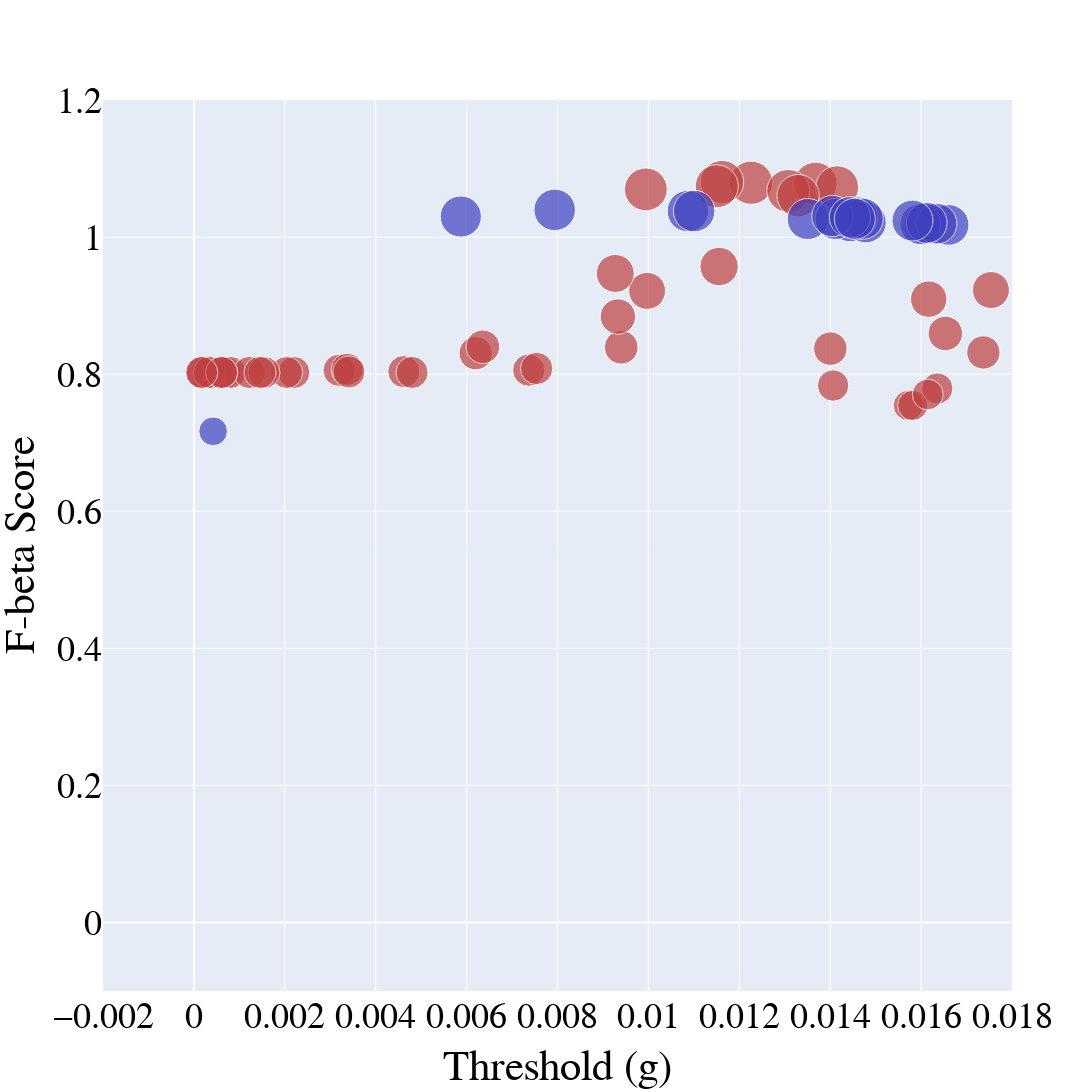

The notebook cell saved with this chart:
### Code cell
import plotly.graph_objects as go
import numpy as np

# Function to map a value in [1, 65] to a saturation percentage between 30% and 100%
def value_to_saturation(val, min_val=1, max_val=65, min_sat=0.5, max_sat=1.0, gamma=2):
    """
    Normalize the value to [0, 1], then apply a gamma transformation
    to obtain a non-linear mapping, and finally scale to [min_sat, max_sat].
    """
    norm = (val - min_val) / (max_val - min_val)
    sat = min_sat + (norm ** gamma) * (max_sat - min_sat)
    return round(sat * 100, 1)  # Return as percentage

# For R_PRE (red): use hue=0 and apply the saturation mapping to each third-column value
colors_red = [f'hsl(0, {value_to_saturation(val)}%, 50%)' for val in R_PRE[:, 2]]

# For R_ONB (blue): use hue=240 and apply the saturation mapping to each third-column value
colors_blue = [f'hsl(240, {value_to_saturation(val)}%, 50%)' for val in R_ONB[:, 2]]

# Font customization variables
font_family = "Times New Roman"
font_size = 36
font_color = "black"

# Create figure object
fig = go.Figure()

# Add first dataset R_PRE (red)
fig.add_trace(go.Scatter(
    x=R_PRE[:, 0],       # x-axis: threshold (first column)
    y=R_PRE[:, 2],       # y-axis: duration (second column)
    mode='markers',      # markers only
    marker=dict(
        size=R_PRE[:, 2] * 40,  # marker size scaled from the third column values
        color=colors_red        # marker color with saturation based on non-linear mapping
    ),
    name='R_PRE'
))

# Add second dataset R_ONB (blue)
fig.add_trace(go.Scatter(
    x=R_ONB[:, 0],       # x-axis: threshold (first column)
    y=R_ONB[:, 2],       # y-axis: duration (second column)
    mode='markers',      # markers only
    marker=dict(
        size=R_ONB[:, 2] * 40,  # marker size scaled from the third column values
        color=colors_blue       # marker color with saturation based on non-linear mapping
    ),
    name='R_ONB'
))

# Update overall layout: set font, square canvas, axis labels, and hide legend
fig.update_layout(
    font=dict(
        family=font_family,
        size=font_size,
        color=font_color
    ),
    width=1600,
    height=1600,
    showlegend=False,
    xaxis_title="Threshold (g)",
    yaxis_title="F-beta Score"
)

# Update x-axis range and tick font
fig.update_xaxes(
    range=[-0.002, 0.018],
    tickfont=dict(family=font_family, size=font_size, color=font_color)
)

# Update y-axis range and tick font
fig.update_yaxes(
    range=[-0.1, 1.2],
    tickfont=dict(family=font_family, size=font_size, color=font_color)
)

# save the plot as png
# fig.write_image("Threshold-F_beta.png")

# Show plot
fig.show()

### Figure 1 — Plotly figure (JSON) as saved in the notebook; plotly's stock layout.template omitted (floating-point values rounded to 4 significant figures)
{"data": [{"marker": {"color": ["hsl(0, 50.0%, 50%)", "hsl(0, 50.0%, 50%)", "hsl(0, 50.0%, 50%)", "hsl(0, 50.0%, 50%)", "hsl(0, 50.0%, 50%)", "hsl(0, 50.0%, 50%)", "hsl(0, 50.0%, 50%)", "hsl(0, 50.0%, 50%)", "hsl(0, 50.0%, 50%)", "hsl(0, 50.0%, 50%)", "hsl(0, 50.0%, 50%)", "hsl(0, 50.0%, 50%)", "hsl(0, 50.0%, 50%)", "hsl(0, 50.0%, 50%)", "hsl(0, 50.0%, 50%)", "hsl(0, 50.0%, 50%)", "hsl(0, 50.0%, 50%)", "hsl(0, 50.0%, 50%)", "hsl(0, 50.0%, 50%)", "hsl(0, 50.0%, 50%)", "hsl(0, 50.0%, 50%)", "hsl(0, 50.0%, 50%)", "hsl(0, 50.0%, 50%)", "hsl(0, 50.0%, 50%)", "hsl(0, 50.0%, 50%)", "hsl(0, 50.0%, 50%)", "hsl(0, 50.0%, 50%)", "hsl(0, 50.0%, 50%)", "hsl(0, 50.0%, 50%)", "hsl(0, 50.0%, 50%)", "hsl(0, 50.0%, 50%)", "hsl(0, 50.0%, 50%)", "hsl(0, 50.0%, 50%)", "hsl(0, 50.0%, 50%)", "hsl(0, 50.0%, 50%)", "hsl(0, 50.0%, 50%)", "hsl(0, 50.0%, 50%)", "hsl(0, 50.0%, 50%)", "hsl(0, 50.0%, 50%)", "hsl(0, 50.0%, 50%)", "hsl(0, 50.0%, 50%)", "hsl(0, 50.0%, 50%)", "hsl(0, 50.0%, 50%)", "hsl(0, 50.0%, 50%)", "hsl(0, 50.0%, 50%)"], "size": [32.1, 32.1, 30.17, 32.23, 33.57, 32.1, 38.28, 36.91, 32.23, 33.23, 43.11, 32.28, 36.86, 31.34, 32.15, 43.17, 42.7, 42.78, 32.1, 32.1, 33.6, 32.1, 32.1, 32.1, 30.17, 43.21, 42.97, 33.27, 32.1, 32.33, 31.16, 32.1, 30.82, 34.38, 32.1, 42.91, 33.49, 35.36, 32.1, 32.13, 37.88, 36.38, 32.1, 42.42, 32.1]}, "mode": "markers", "name": "R_PRE", "type": "scatter", "x": [0.0003365, 0.002199, 0.01572, 0.007368, 0.009403, 0.0006845, 0.01156, 0.01754, 0.003195, 0.006199, 0.01368, 0.003375, 0.009972, 0.01406, 0.00462, 0.01226, 0.01308, 0.009944, 0.000799, 0.001219, 0.006358, 0.002041, 0.001541, 0.001454, 0.01581, 0.01162, 0.0115, 0.01737, 0.0001824, 0.007541, 0.01636, 0.0003424, 0.01615, 0.01653, 0.0006082, 0.01415, 0.014, 0.009329, 0.0006128, 0.00341, 0.009272, 0.01617, 0.0048, 0.01329, 0.0001728], "y": [0.8025, 0.8025, 0.7543, 0.8059, 0.8392, 0.8025, 0.957, 0.9227, 0.8057, 0.8306, 1.078, 0.807, 0.9215, 0.7834, 0.8037, 1.079, 1.067, 1.07, 0.8025, 0.8025, 0.8399, 0.8025, 0.8025, 0.8025, 0.7543, 1.08, 1.074, 0.8317, 0.8025, 0.8083, 0.7791, 0.8025, 0.7704, 0.8594, 0.8025, 1.073, 0.8372, 0.884, 0.8025, 0.8033, 0.9469, 0.9095, 0.8025, 1.06, 0.8025]}, {"marker": {"color": ["hsl(240, 50.0%, 50%)", "hsl(240, 50.0%, 50%)", "hsl(240, 50.0%, 50%)", "hsl(240, 50.0%, 50%)", "hsl(240, 50.0%, 50%)", "hsl(240, 50.0%, 50%)", "hsl(240, 50.0%, 50%)", "hsl(240, 50.0%, 50%)", "hsl(240, 50.0%, 50%)", "hsl(240, 50.0%, 50%)", "hsl(240, 50.0%, 50%)", "hsl(240, 50.0%, 50%)", "hsl(240, 50.0%, 50%)", "hsl(240, 50.0%, 50%)", "hsl(240, 50.0%, 50%)", "hsl(240, 50.0%, 50%)", "hsl(240, 50.0%, 50%)", "hsl(240, 50.0%, 50%)", "hsl(240, 50.0%, 50%)", "hsl(240, 50.0%, 50%)"], "size": [40.92, 41.59, 40.78, 40.71, 40.86, 40.75, 41.05, 40.78, 28.67, 41.2, 41.06, 40.83, 41.52, 41.15, 41.07, 41.23, 40.96, 41.16, 41.06, 41.52]}, "mode": "markers", "name": "R_ONB", "type": "scatter", "x": [0.01444, 0.007938, 0.01608, 0.0166, 0.01478, 0.01598, 0.01351, 0.01634, 0.000423, 0.005872, 0.01412, 0.01612, 0.01087, 0.01459, 0.01471, 0.01405, 0.01581, 0.01443, 0.01454, 0.01101], "y": [1.023, 1.04, 1.019, 1.018, 1.021, 1.019, 1.026, 1.02, 0.7166, 1.03, 1.026, 1.021, 1.038, 1.029, 1.027, 1.031, 1.024, 1.029, 1.027, 1.038]}], "layout": {"font": {"color": "black", "family": "Times New Roman", "size": 36}, "height": 1600, "showlegend": false, "width": 1600, "xaxis": {"range": [-0.002, 0.018], "tickfont": {"color": "black", "family": "Times New Roman", "size": 36}, "title": {"text": "Threshold (g)"}}, "yaxis": {"range": [-0.1, 1.2], "tickfont": {"color": "black", "family": "Times New Roman", "size": 36}, "title": {"text": "F-beta Score"}}}}
